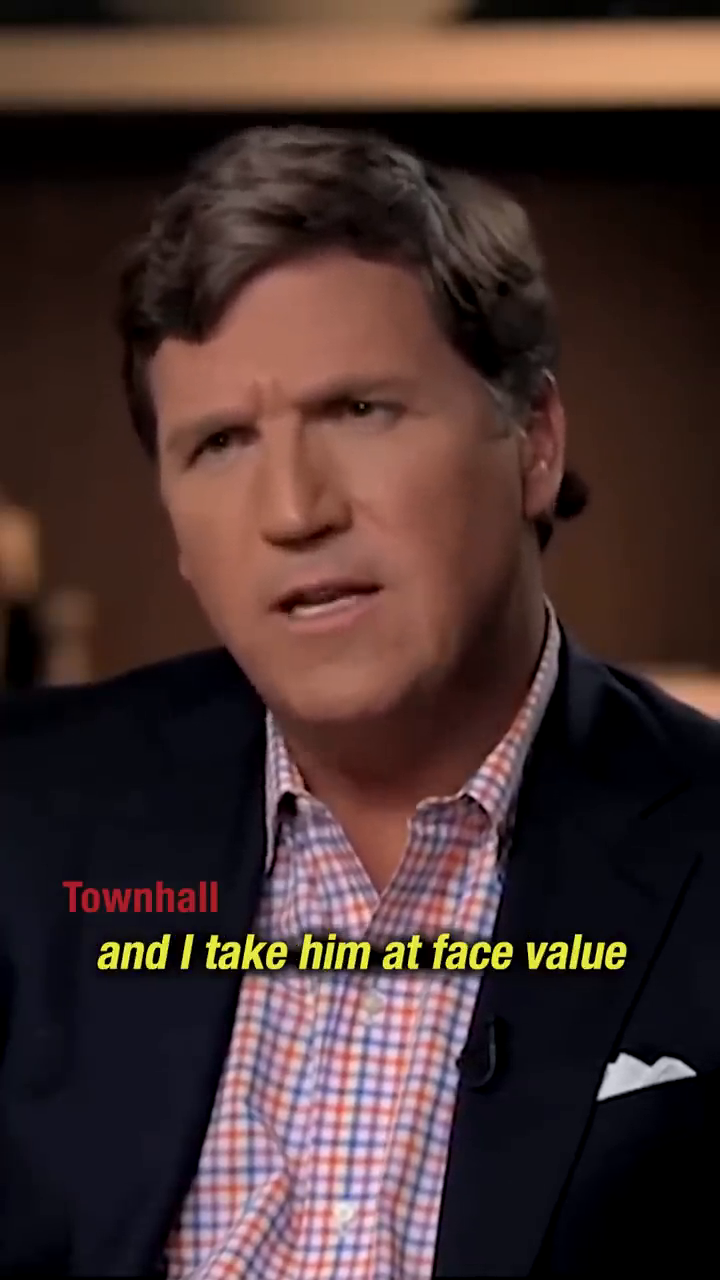
#> input picture frame 104 of 5. Computer Vision- Real-Time Face Detection Using OpenCV/video.mp4, 720 x 1280 px, given in place of the camera
$ jupyter execute 'Computer Vision- Real-Time Face Detection Using OpenCV.ipynb'   (text cells are left out)
#> lines starting #> are read from the running program, lines starting #| are printed output that depends on the picture; after the words box and inside, x2 and y2 are one past the last pixel; in counts of white or black regions, pixels touching at a corner belong together
[cell 1]
#import openCV and time libraries
import cv2
import time

# Load the pre-trained Haar cascade for face detection
face_cascade = cv2.CascadeClassifier(cv2.data.haarcascades + "haarcascade_frontalface_default.xml")

# Open webcam
cap = cv2.VideoCapture(0)

while True:
    ret, frame = cap.read()
#> frame is the input picture: shape (1280, 720, 3); mean B, G, R 47.4, 49.9, 71.1
    if not ret:
        break

    # Convert to grayscale for detection
    gray = cv2.cvtColor(frame, cv2.COLOR_BGR2GRAY)
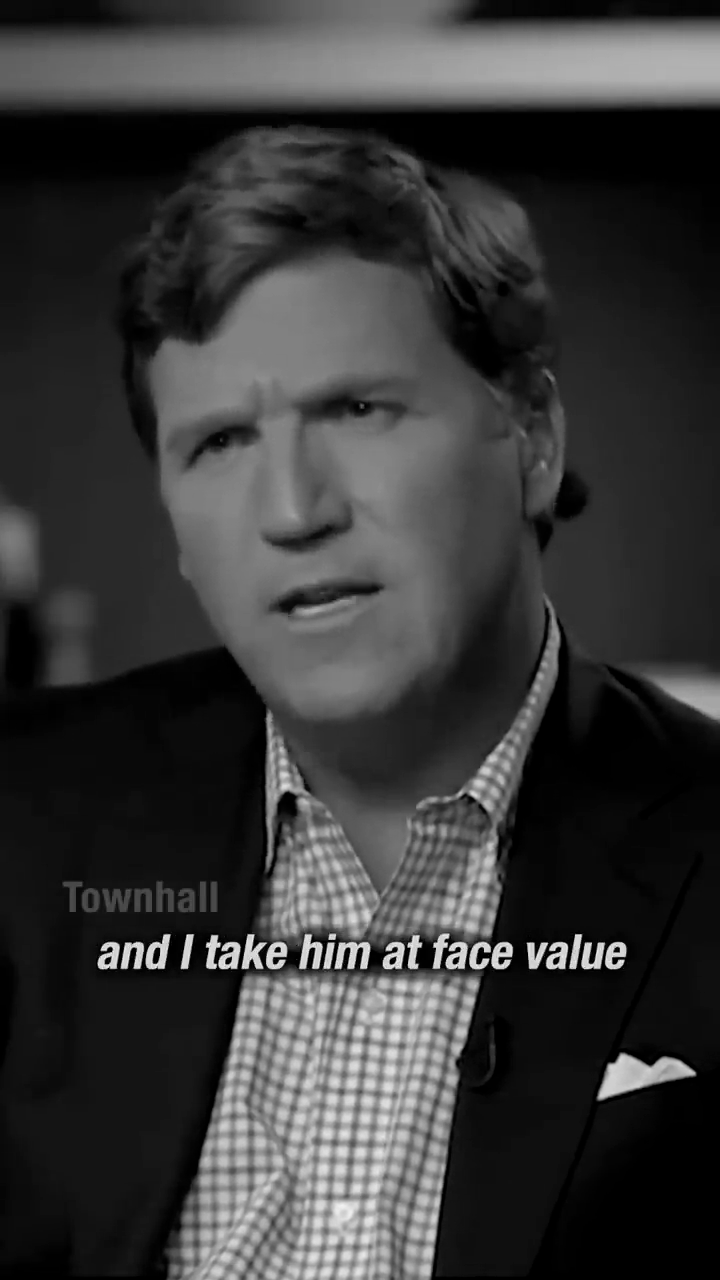
#> gray: shape (1280, 720); min 0, max 251, mean 56

    # Detect faces
    faces = face_cascade.detectMultiScale(gray, scaleFactor=1.3, minNeighbors=5)
#> faces = [[103, 275, 389, 389]]

    # Draw rectangles around detected faces
    for (x, y, w, h) in faces:
        cv2.rectangle(frame, (x, y), (x+w, y+h), (0, 255, 0), 2)
#> this loop made 1 pass
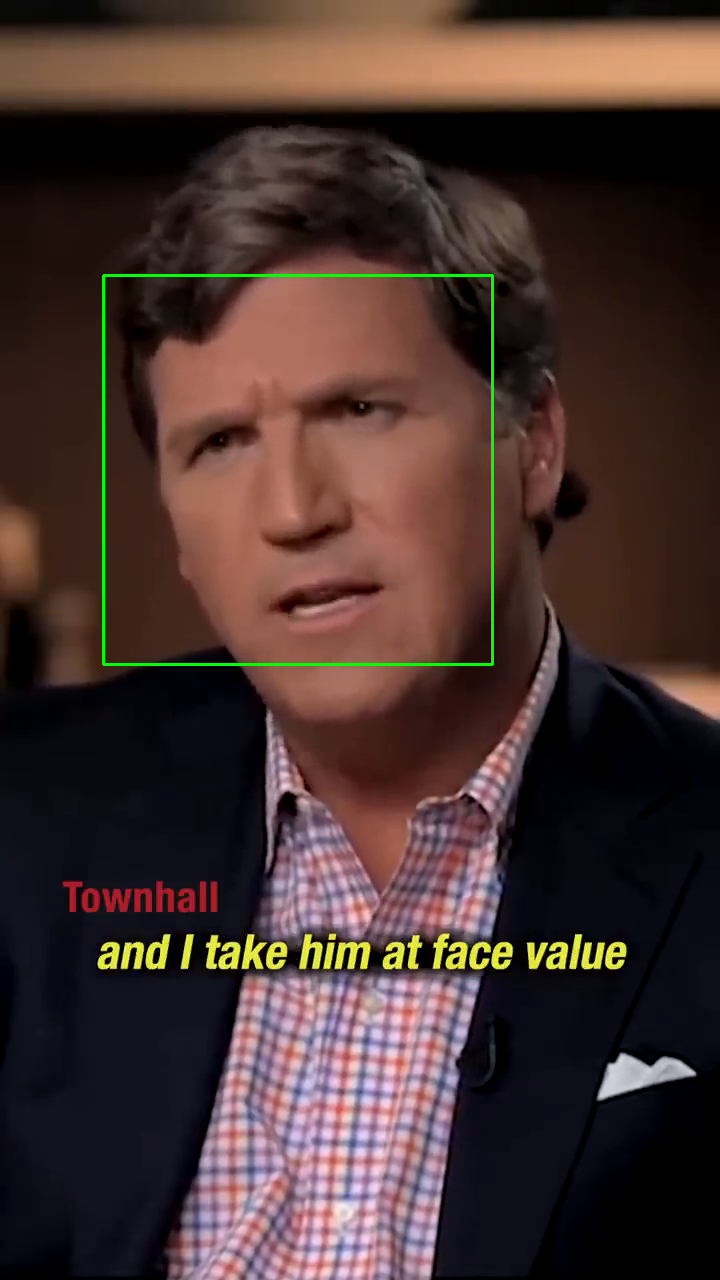
#> frame: shape (1280, 720, 3); 0.51% of pixels changed, all inside (x1, y1, x2, y2) = (102, 274, 494, 666)

    # Show the output
    cv2.imshow("Face Detection", frame)

    # Quit on pressing 'q'
    if cv2.waitKey(1) & 0xFF == ord('q'):
#> (key q is pressed here)
        break

# Cleanup
cap.release()
cv2.destroyAllWindows()

[cell 2]
#import openCV and time libraries
import cv2
import time

# Configuration
video_path = "video.mp4"
resize_scale = 0.5           # Can resize scale for speed (0.5 = 50% smaller)

# Load the pre-trained Haar cascade
face_cascade = cv2.CascadeClassifier(cv2.data.haarcascades + "haarcascade_frontalface_default.xml")

# Read the video
cap = cv2.VideoCapture(video_path)
if not cap.isOpened():
    print("Error: Could not open video file.")
    exit()

# Start processing frames
while True:
    ret, frame = cap.read()
    if not ret:
        print("End of video")
        break

    # Resize for faster processing
    frame = cv2.resize(frame, None, fx=resize_scale, fy=resize_scale)
#> frame: shape (640, 360, 3)

    # Convert to grayscale
    gray = cv2.cvtColor(frame, cv2.COLOR_BGR2GRAY)
#> gray: shape (640, 360)

    # Measure processing time for FPS
    start_time = time.time()

    # Detect faces
    faces = face_cascade.detectMultiScale(gray, scaleFactor=1.3, minNeighbors=5)
#> faces = [[50, 133, 201, 201]]

    # Draw rectangles around faces
    for (x, y, w, h) in faces:
        cv2.rectangle(frame, (x, y), (x+w, y+h), (0, 255, 0), 2)
#> this loop made 1 pass
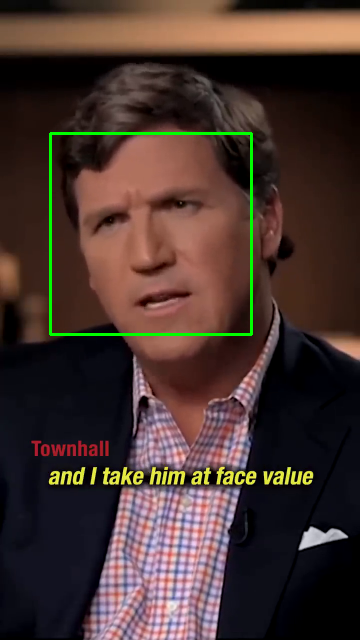
#> frame: shape (640, 360, 3); mean B, G, R 47.1, 52.3, 70.5

    # Calculate FPS
    fps = 1.0 / (time.time() - start_time + 1e-6)

    # Overlay text info
    cv2.putText(frame, f"Faces: {len(faces)}", (10, 30), cv2.FONT_HERSHEY_SIMPLEX, 1, (0,255,0), 2)
    cv2.putText(frame, f"FPS: {int(fps)}", (10, 65), cv2.FONT_HERSHEY_SIMPLEX, 0.9, (255,0,0), 2)
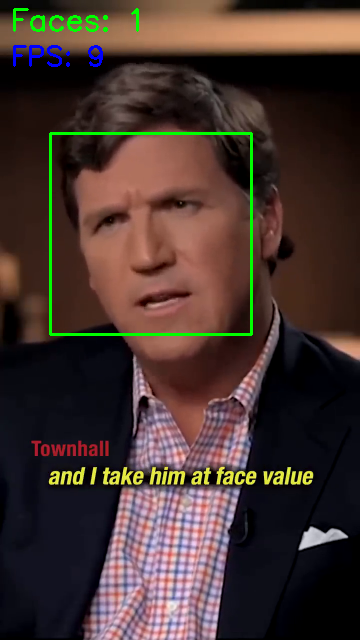
#> frame: shape (640, 360, 3); mean B, G, R 47.5, 52.7, 70

    # Display result
    cv2.imshow("Face Detection on Video", frame)

    # Press 'q' to quit
    if cv2.waitKey(1) & 0xFF == ord('q'):
#> (key q is pressed here)
        break

# Cleanup
cap.release()
cv2.destroyAllWindows()
print("Processing complete. Video playback finished.")

$ run again, starting later in the video
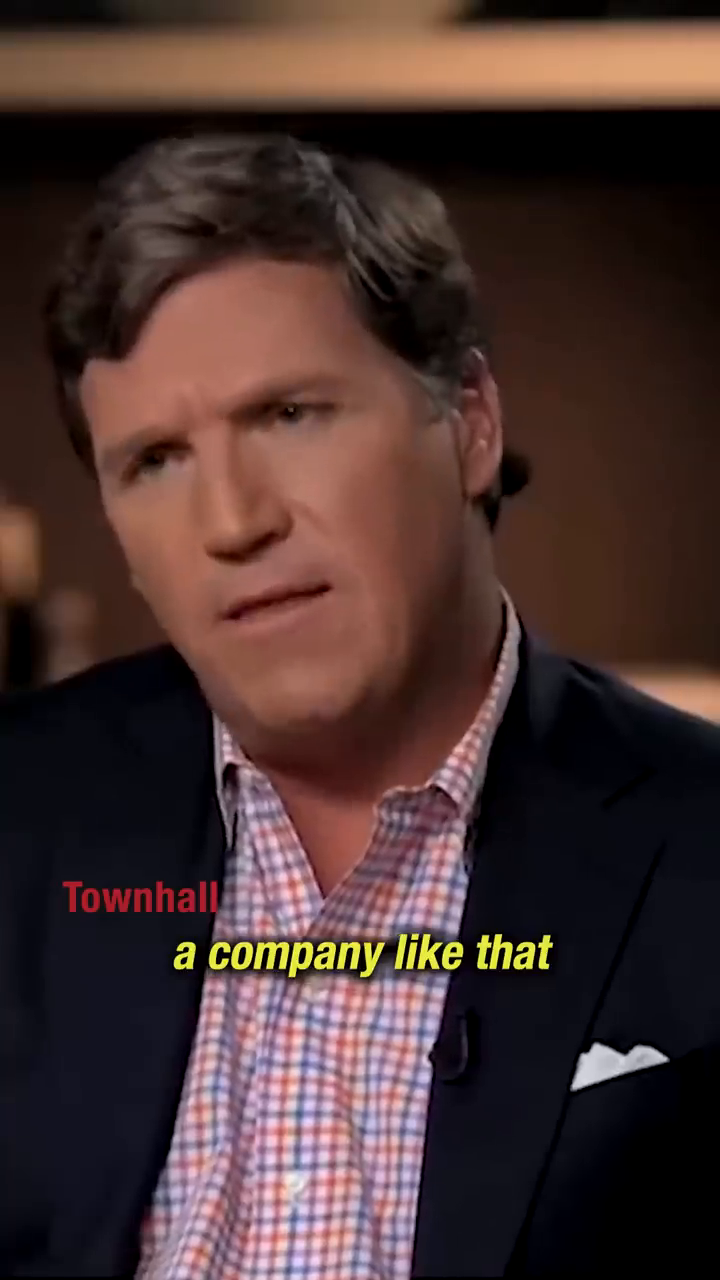
#> input picture frame 470 of 5. Computer Vision- Real-Time Face Detection Using OpenCV/video.mp4, 720 x 1280 px, given in place of the camera
#> frame is the input picture: shape (1280, 720, 3); mean B, G, R 48.5, 50.9, 72.5
#> `faces = face_cascade.detectMultiScale(gray, scaleFactor=1.3, minNeighb..`: faces = [[47, 290, 381, 381]]
#> the loop `for (x, y, w, h) in faces:` made 1 pass
#> after the loop `for (x, y, w, h) in faces:`:
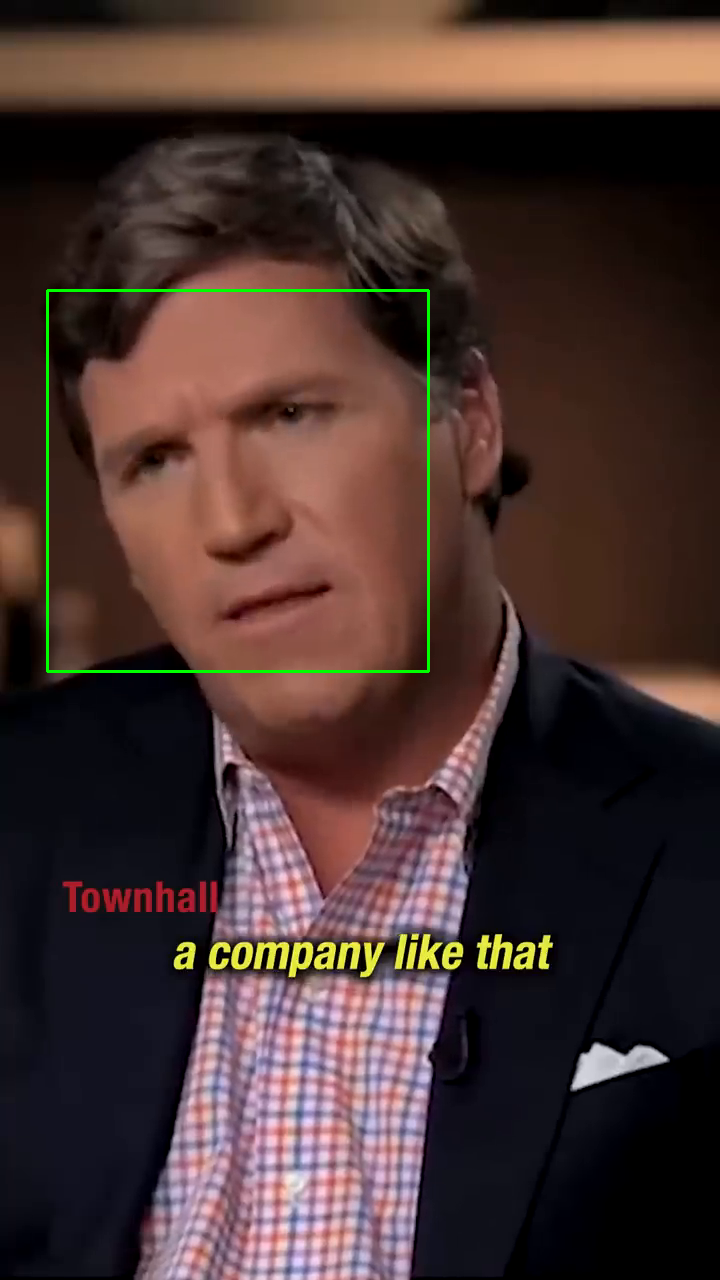
#> frame: shape (1280, 720, 3); 0.5% of pixels changed, all inside (x1, y1, x2, y2) = (46, 289, 430, 673)
#> `faces = face_cascade.detectMultiScale(gray, scaleFactor=1.3, minNeighb..`: faces = [[21, 143, 194, 194]]
#> the loop `for (x, y, w, h) in faces:` made 1 pass
#> `cv2.putText(frame, f"FPS: {int(fps)}", (10, 65), cv2.FONT_HERSHEY_SIMP..`:
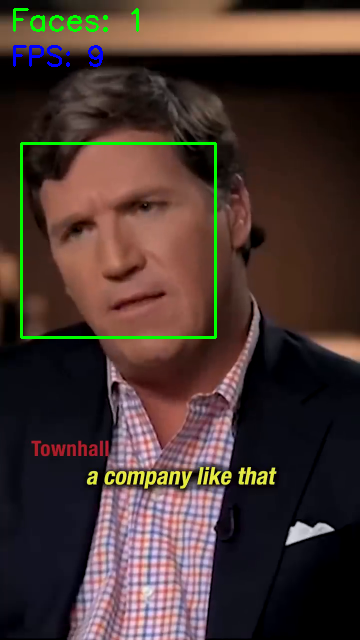
#> frame: shape (640, 360, 3); mean B, G, R 48.7, 53.6, 71.4

$ run again, starting later in the video
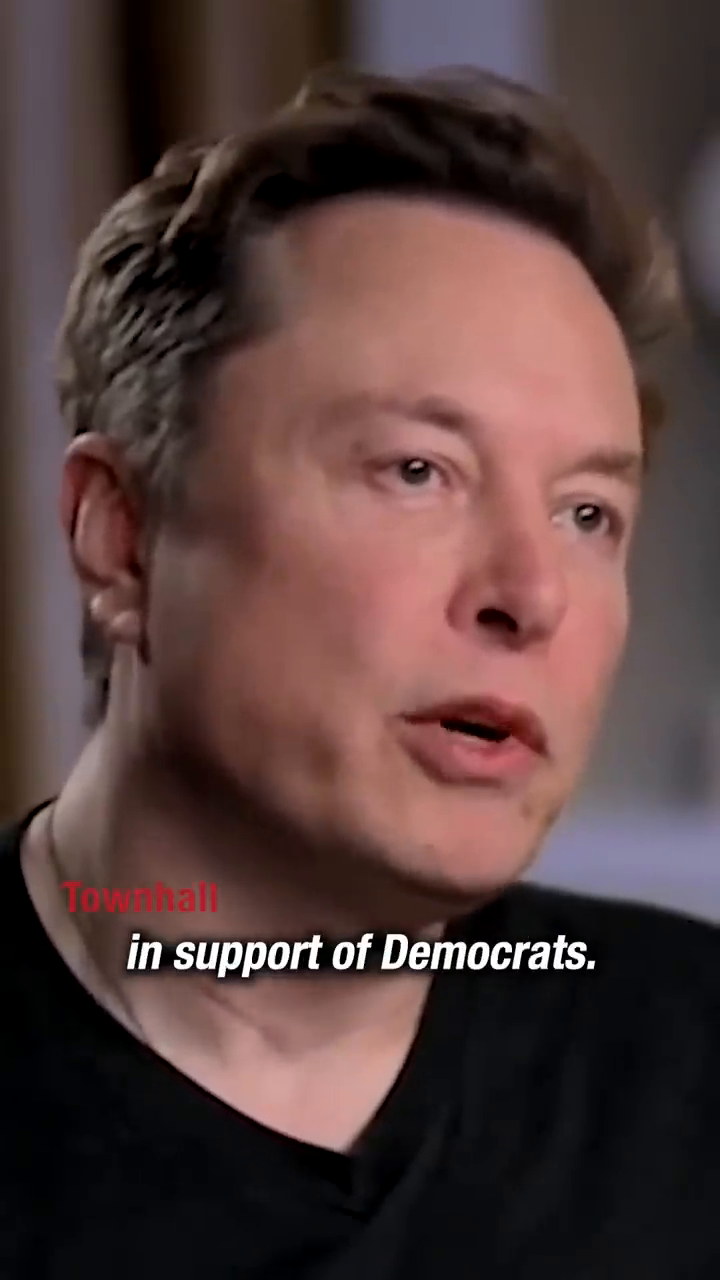
#> input picture frame 836 of 5. Computer Vision- Real-Time Face Detection Using OpenCV/video.mp4, 720 x 1280 px, given in place of the camera
#> frame is the input picture: shape (1280, 720, 3); mean B, G, R 61, 62.9, 86.5
#> `gray = cv2.cvtColor(frame, cv2.COLOR_BGR2GRAY)`:
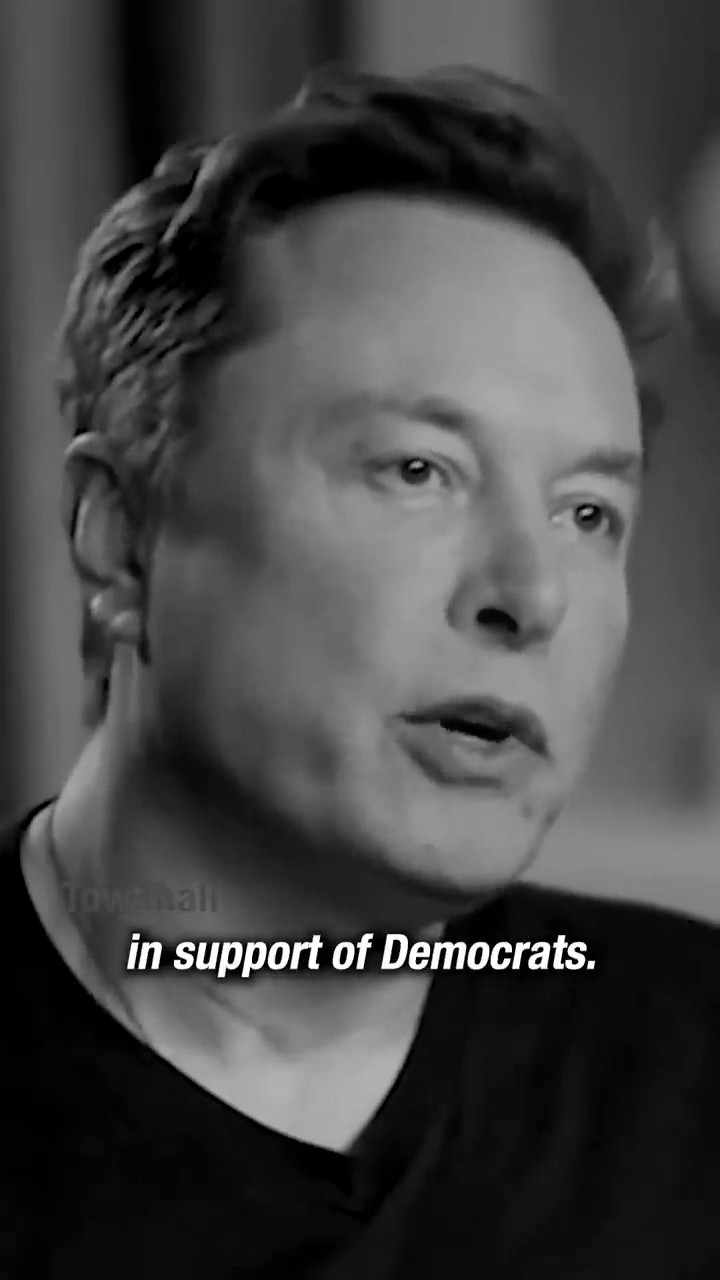
#> gray: shape (1280, 720); min 0, max 255, mean 69.8
#> faces = ()
#> `cv2.putText(frame, f"FPS: {int(fps)}", (10, 65), cv2.FONT_HERSHEY_SIMP..`:
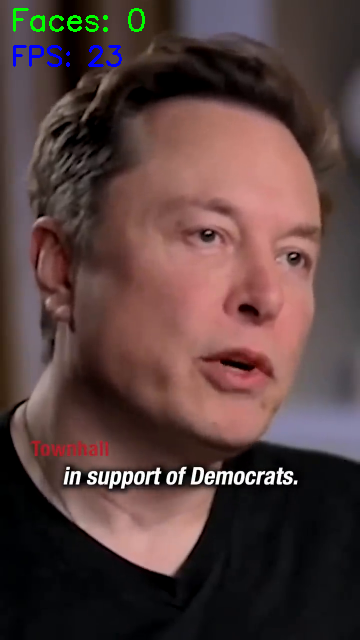
#> frame: shape (640, 360, 3); mean B, G, R 61.6, 63.7, 86.2
